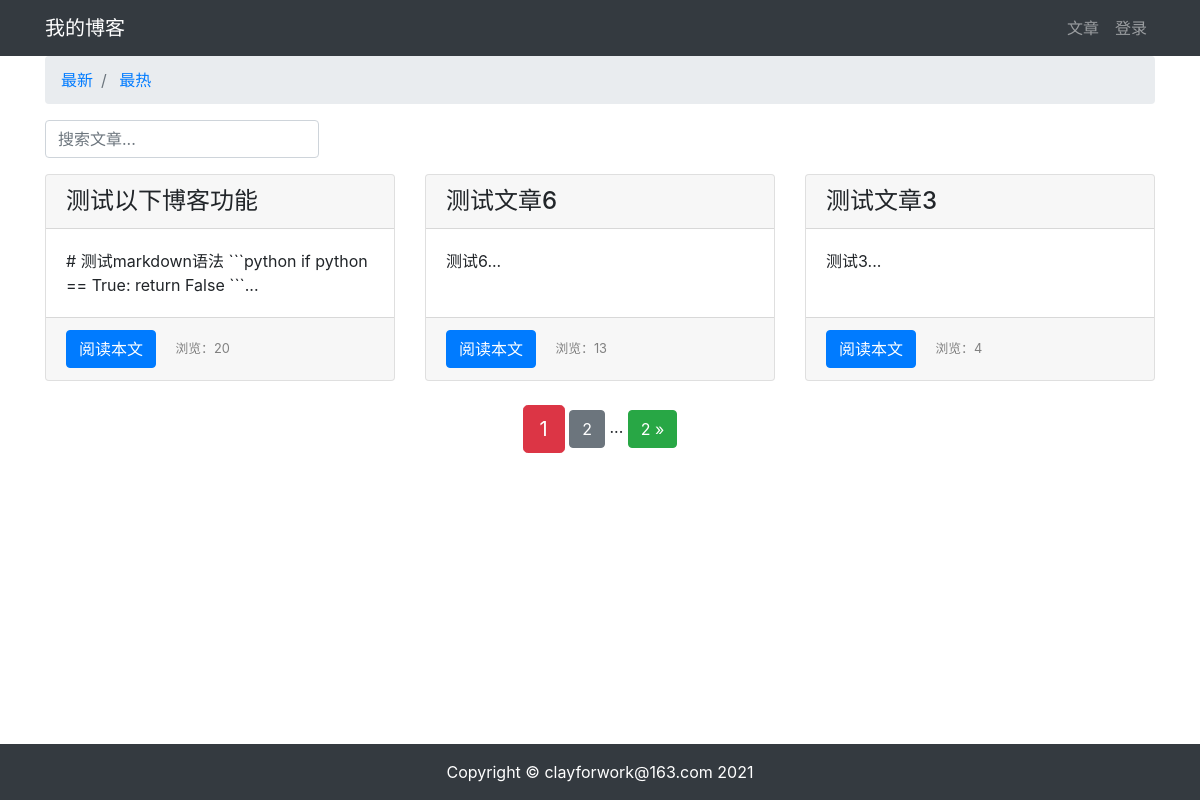
/article/article-list/?order=total_views&search=, run on an earlier commit of the app's database.
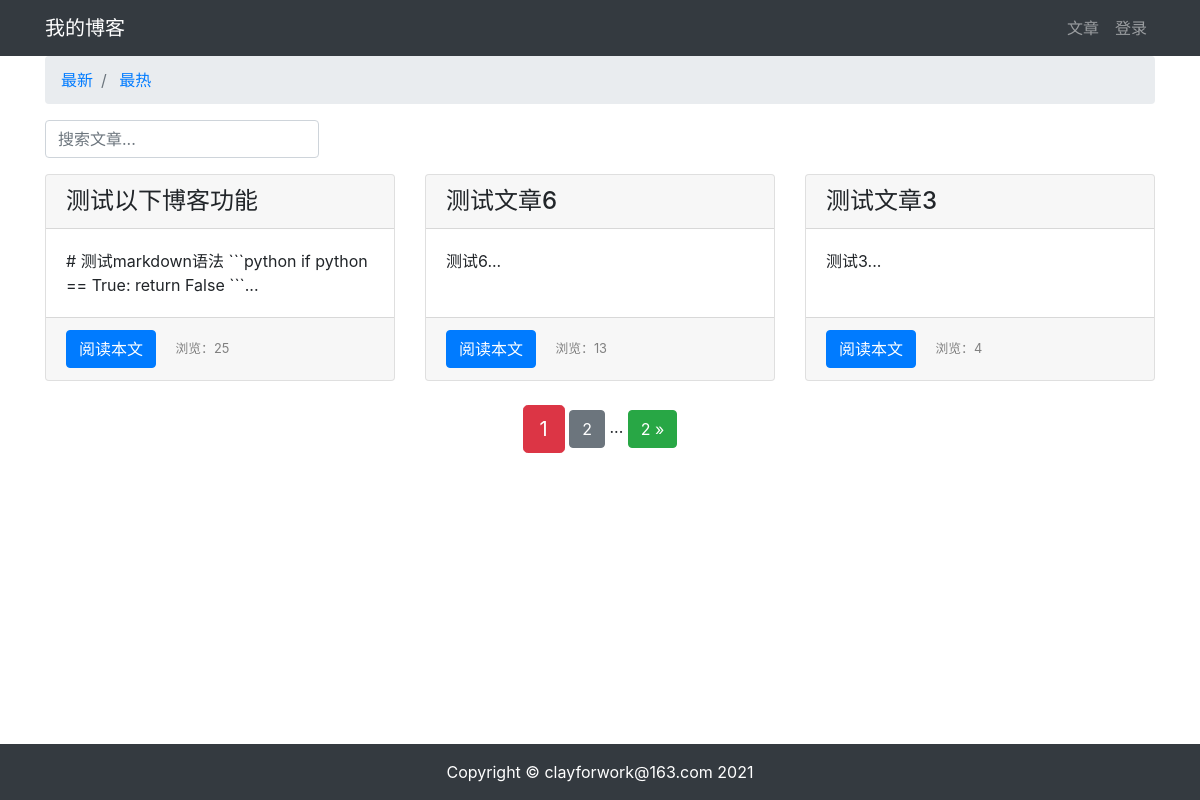
And on a later commit of the database.
### article/models.py (models this page shows, shortened)
class ArticlePost(models.Model):
    author = models.ForeignKey(User, on_delete=models.CASCADE)
    title = models.CharField(max_length=100)
    body = models.TextField()
    created = models.DateTimeField(default=timezone.now)
    updated = models.DateTimeField(auto_now=True)
    total_views = models.PositiveIntegerField(default=0)
    class Meta:
        ordering = ("-created", )

### article/views.py (the view)
# urls.py: path("article-list/", views.article_list, name="article_list"),
def article_list(request):
    search = request.GET.get('search')
    order = request.GET.get('order')
    if search:
        if order == 'total_views':
            article_list = ArticlePost.objects.filter(
                Q(title__icontains=search) |
                Q(body__icontains=search)
            ).order_by('-total_views')
        else:
            article_list = ArticlePost.objects.filter(
                Q(title__icontains=search) |
                Q(body__icontains=search)
            )
    else:
        search = ''
        if order == 'total_views':
            article_list = ArticlePost.objects.all().order_by('-total_views')
        else:
            article_list = ArticlePost.objects.all()
    paginator = Paginator(article_list, 3)
    page = request.GET.get('page')
    articles = paginator.get_page(page)
    context = {'articles': articles, 'order': order, 'search': search}
    return render(request, 'article/list.html', context)

### templates/article/list.html (shortened to what this page needs)
{% extends "base.html" %}
{% load staticfiles %}
{% block content %}
<div class="container">
    <nav aria-label="breadcrumb">
        <ol class="breadcrumb">
            <li class="breadcrumb-item">
                <a href="{% url 'article:article_list' %}?search={{ search }}">最新</a>
            </li>
            <li class="breadcrumb-item">
                <a href="{% url 'article:article_list' %}?order=total_views&search={{ search }}">最热</a>
            </li>
        </ol>
    </nav>
    <div class="row">
        <div class="col-auto mr-auto">
            <form class="form-inline" >
                <input type="text" class="form-control mb-2 mr-sm-2" name="search" placeholder="搜索文章..." required>
            </form>
        </div>
    </div>
    <div class="row mt-2">
        {% for article in articles %}
        <div class="col-4 mb-4">
            <div class="card h-100">
                <h4 class="card-header">{{ article.title }}</h4>
                <div class="card-body">
                    <p class="card-text">{{ article.body|slice:'100' }}...</p>
                </div>
                <div class="card-footer">
                    <a href="{% url 'article:article_detail' article.id %}" class="btn btn-primary">阅读本文</a>
                    <span>
                        <small class="col align-self-end" style="color: gray;">浏览：{{ article.total_views }}</small>
                    </span>
                </div>
            </div>
        </div>
        {% endfor %}
    </div>
    <div class="pagination row">
        <div class="m-auto">
            <span class="step-links">
                <span class="current btn btn-danger btn-lg">{{ articles.number }}</span>
                {% if articles.has_next %}
                    <a href="?page={{ articles.next_page_number }}&order={{ order }}&search={{ search }}" class="btn btn-secondary">{{ articles.next_page_number }}</a>
                    <span>...</span>
                    <a href="?page={{ articles.paginator.num_pages }}&order={{ order }}&search={{ search }}" class="btn btn-success">{{ articles.paginator.num_pages }} &raquo;</a>
                {% endif %}
            </span>
        </div>
    </div>
</div>
{% endblock content %}

### templates/base.html (shortened to what this page needs)
{% load staticfiles %}
<!DOCTYPE html>
<html lang="zh-cn">
<head>
    <link rel="stylesheet" href="{% static 'bootstrap/css/bootstrap.min.css' %}">
    <link rel="stylesheet" href="{% static 'md_css/monokai.css' %}">
</head>
<body>
    {% include 'header.html' %}
    {% block content %}{% endblock content %}
    {% include 'footer.html' %}
</body>
</html>

### templates/header.html (shortened to what this page needs)
<nav class="navbar navbar-expand-lg navbar-dark bg-dark">
    <div class="container">
        <a class="navbar-brand" href="#">我的博客</a>
        <div>
            <ul class="navbar-nav">
                <li class="nav-item">
                    <a class="nav-link" href="{% url 'article:article_list' %}">文章</a>
                </li>
                {% if user.is_authenticated %}
                <li class="nav-item dropdown">
                    <a class="nav-link dropdown-toggle" href="#" id="navbarDropdown" role="button" data-toggle="dropdown" aria-haspopup="true" aria-expanded="false">
                        {{ user.username }}
                    </a>
                    <div class="dropdown-menu" aria-labelledby="navbarDropdown">
                        <a class="dropdown-item" href="{% url 'article:article_create' %}">写文章</a>
                        <a class="dropdown-item" href="{% url 'userprofile:edit' user.id %}">个人信息</a>
                        <a class="dropdown-item" href="#" onclick="user_delete()">删除用户</a>
                        <a class="dropdown-item" href="{% url 'userprofile:logout' %}">退出登录</a>
                    </div>
                </li>
                {% else %}
                <li class="nav-item">
                    <a class="nav-link" href="{% url 'userprofile:login' %}">登录</a>
                </li>
                {% endif %}
            </ul>
        </div>
    </div>
</nav>

### templates/footer.html
{% load staticfiles %}
<div>
    <br><br><br>
</div>
<footer class="py-3 bg-dark fixed-bottom">
    <div class="container">
        <p class="m-0 text-center text-white">Copyright &copy; clayforwork@163.com 2021</p>
    </div>
</footer>

What changed in the data, as far as the page shows it:
changed ArticlePost "测试以下博客功能": total_views "20" → "25"
